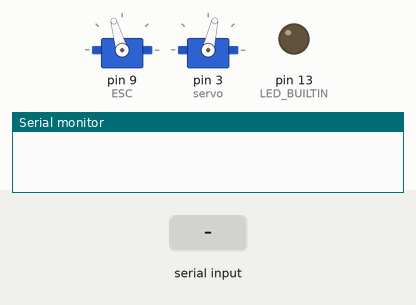
Simulated run of this sketch. Board: Arduino Uno, built with avr-gcc and run on an emulated ATmega328P. Parts: 2 × servo, output pins drawn as LEDs (lit = HIGH), the last lines printed to the serial monitor. The inputs (shaded band) are chosen by the test bench.

Above: at 1.2 s.
1.3 s: "90,45\n" received over Serial
2.8 s: "u90\n" received over Serial
4.3 s: "d90\n" received over Serial
At 4.8 s:
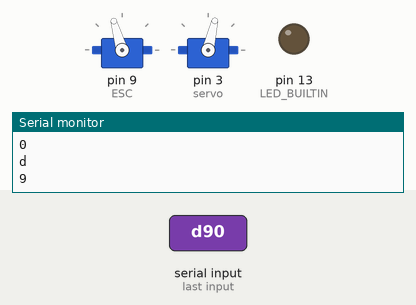
5.9 s: "l90\n" received over Serial
At 7.4 s:
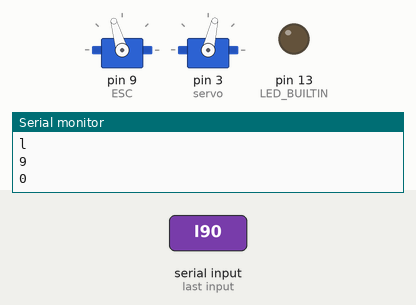
Timing chart, 0 to 8.5 s (numbered marks = the images above; inputs shaded):
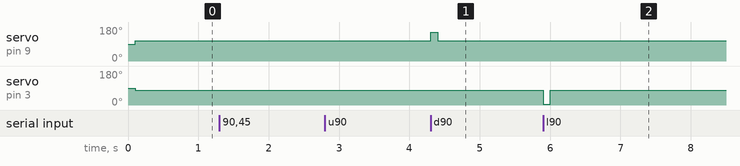

Measured:
- after the input at 4.3 s, servo on pin 9 (ESC): 106° → 152° at once, → 106° 0.10 s later
- after the input at 5.9 s, servo on pin 3 (servo): 77° → 5° at once, → 77° 0.10 s later

The sketch:

arduino_serial_com.ino
```cpp
#include <Servo.h>

Servo ESC;
Servo servo;
unsigned long lastCommandTime = 0; // Stores the last time a command was received
const unsigned long commandTimeout = 100; // Command timeout in milliseconds (2 seconds)

void setup() {
  pinMode(LED_BUILTIN, OUTPUT);
  ESC.attach(9,1000,2000);
  servo.attach(3,1000,2000);
  Serial.begin(9600);
}

void loop() {
  if (Serial.available() >= 3) {

    char speedCommand = Serial.read();
    char directionUpDown = Serial.read();
    char directionLeftRight = Serial.read();
    Serial.println(speedCommand);
    Serial.println(directionUpDown);
    Serial.println(directionLeftRight);
    lastCommandTime = millis();

    if (directionUpDown == 'u') {
      ESC.write(map(speedCommand - '0', 1, 3, 130, 180));
    }
    if (directionUpDown == 'd') {
      ESC.write(map(speedCommand - '0', 1, 3, 90, 0));
    }
    if (directionLeftRight == 'l') {
      servo.write(5);
    }
    if (directionLeftRight == 'r') {
      servo.write(165);
    }
  } else {
    if (millis() - lastCommandTime > commandTimeout) {
      ESC.write(106);
      servo.write(77);
      lastCommandTime = millis();
  }
 }
}
```
